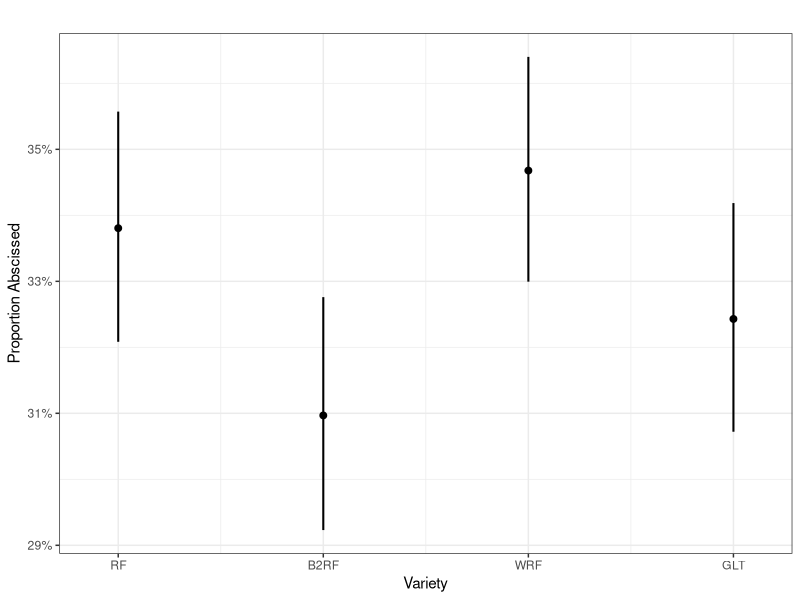
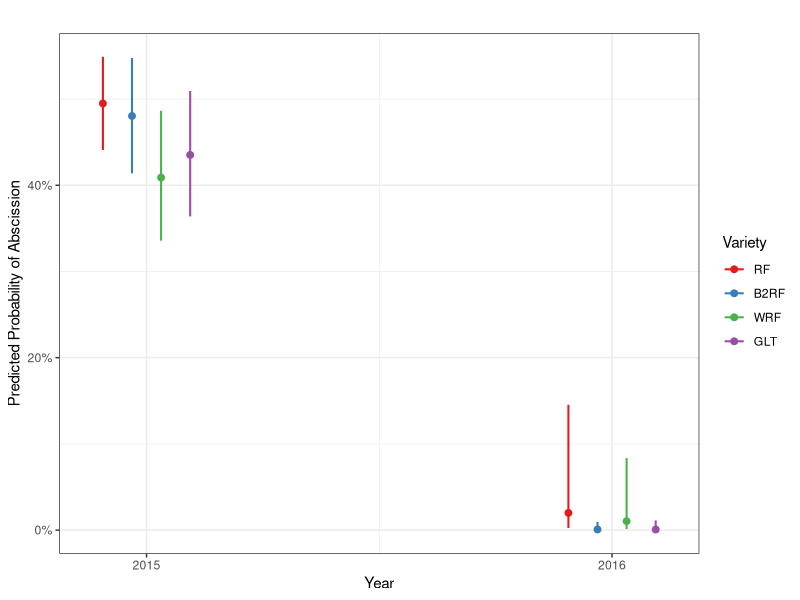

Reproduce these figures in R, in order. (Note: this script raises an error after producing the figures.)
## ---- chunk 1
library(tidyverse)
library(ggeffects)
library(gridExtra)
knitr::opts_chunk$set(echo = TRUE, warning = FALSE)
## ---- chunk 2
trainPlot <- read_csv('../Data/train.csv') %>%
  filter(diameter > 0 & diameter < 3000) %>%
  mutate(
    var = factor(var, levels = c('RF', 'B2RF', 'WRF', 'GLT')), 
    year = as.factor(year), 
    rep = as.factor(rep), 
    abscissed = as.factor(abscissed)
  ) %>%
  drop_na()

logPlot <- glm(
  abscissed ~ var + diameter + year + sepal + bract + bollWall + ovaryHolesCount + ovaryHolesSum + 
    var:year + var:diameter + var:sepal + var:bract + var:bollWall + var:ovaryHolesSum + 
    diameter:bollWall + diameter:ovaryHolesCount + 
    year:sepal + year:bract + year:ovaryHolesCount + year:ovaryHolesSum + 
    I(diameter^2) + I(bract^2) + I(bollWall^2) + I(ovaryHolesCount^2) + I(ovaryHolesSum^2),
  data = trainPlot,
  family = "binomial"
)

summary(logPlot)
## ---- chunk 3
# abscission by variety
varPlot <- glm(
  abscissed ~ var,
  data = trainPlot,
  family = "binomial"
)

varCI <- varPlot %>% 
  ggeffect(terms = "var") %>% plot() +
  labs(
    x = "Variety", 
    y = "Proportion Abscissed", 
    title = "",
  ) + theme_bw()
ggsave("../plots/var_basic_summary.png", plot = varCI, width = 8, height = 6)


# damage levels by variety
p1 <- lm(bract ~ var, data = trainPlot) %>% 
  ggeffect(terms = "var") %>% plot() +
  labs(y = "Bract", x = "Variety", title='Bract Damage') +
  theme_bw()

p2 <- lm(sepal ~ var, data = trainPlot) %>% 
  ggeffect(terms = "var") %>% plot() +
  labs(y = "Sepal", x = "Variety", title='Sepal Damage') +
  theme_bw()

p3 <- lm(bollWall ~ var, data = trainPlot) %>% 
  ggeffect(terms = "var") %>% plot() +
  labs(y = "Boll Wall", x = "Variety", title='Boll Wall Damage') +
  theme_bw()

p4 <- lm(ovaryHolesSum ~ var, data = trainPlot) %>% 
  ggeffect(terms = "var") %>% plot() +
  labs(y = "Ovary Holes Sum", x = "Variety", title='Sum of Ovary Holes Damage') +
  theme_bw()

g <- arrangeGrob(p1, p2, p3, p4)
ggsave("../plots/var_dmg_summary.png", g, width = 12, height = 9)
## ---- chunk 4
# variety by year
var_year <- ggeffect(logPlot, c("year", "var")) %>% plot() +
  labs(x = "Year", y = "Predicted Probability of Abscission", 
       colour = "Variety", title = '') +
  theme_bw()
ggsave("../plots/var_year.png", var_year, width = 8, height = 6)

# variety by diameter
var_diam <- ggeffect(logPlot, c("diameter [all]", "var")) %>% plot(add.data = TRUE) +
  labs(x = "Diameter", y = "Predicted Probability of Abscission", 
       colour = "Variety", title = '') +
  theme_bw()
ggsave('../plots/var_diam.png', var_diam, width = 8, height = 6)

# variety by sepal
var_sepal <- ggeffect(logPlot, c("sepal [all]", "var")) %>% plot(add.data = TRUE) +
  labs(x = "Sepal", y = "Predicted Probability of Abscission", 
       colour = "Variety", title = 'Sepal') +
  theme_bw()

# variety by bract
var_bract <- ggeffect(logPlot, c("bract [all]", "var")) %>% plot(add.data = TRUE) +
  labs(x = "Bract", y = "Predicted Probability of Abscission", 
       colour = "Variety", title = 'Bract') +
  theme_bw()

# variety by bollWall
var_boll <- ggeffect(logPlot, c("bollWall [all]", "var")) %>% plot(add.data = TRUE) +
  labs(x = "Boll Wall (truncated)", y = "Predicted Probability of Abscission", 
       colour = "Variety", title = 'Boll Wall') +
  scale_x_continuous(limits = c(0, 100)) +
  theme_bw()

# variety by ovaryHolesSum
var_ovary <- ggeffect(logPlot, c("ovaryHolesSum [all]", "var")) %>% plot(add.data = TRUE) +
  labs(x = "Sum of Ovary Holes", y = "Predicted Probability of Abscission", 
       colour = "Variety", title = 'Sum of Ovary Holes') +
  theme_bw()

var_ints <- arrangeGrob(var_sepal, var_bract, var_boll, var_ovary)
ggsave("../plots/var_grid.png", var_ints, width = 12, height = 9)
## ---- chunk 5
# diameter by bollWall
diam_boll <- ggeffect(logPlot, c("diameter [all]", "bollWall [0,5,10]")) %>% plot(add.data = TRUE) +
  labs(x = "Diameter", y = "Predicted Probability of Abscission", 
       colour = "Boll Wall Damage", title = 'Boll Wall') +
  theme_bw()

# diameter by ovaryHolesCount
diam_ovary <- ggeffect(logPlot, c("diameter [all]", "ovaryHolesCount[0,2,4]")) %>% plot(add.data = TRUE) +
  labs(x = "Diameter", y = "Predicted Probability of Abscission", 
       colour = "Num. Ovary Holes", title = 'Num. Ovary Holes') +
  theme_bw()

diam_ints <- arrangeGrob(diam_boll, diam_ovary)
ggsave("../plots/diam_grid.png", diam_ints, width = 12, height = 9)
## ---- chunk 6
# year by sepal
year_sepal <- ggeffect(logPlot, c("sepal [all]", "year")) %>% plot(add.data = TRUE) +
  labs(x = "Sepal", y = "Predicted Probability of Abscission",
       colour = "Year", title = 'Sepal') +
  theme_bw()

# year by bollWall
# NOT SIGNIFICANT
year_boll <- ggeffect(logPlot, c("bollWall [all]", "year")) %>% plot(add.data = TRUE) +
  labs(x = "Boll Wall", y = "Predicted Probability of Abscission",
       colour = "Year", title = 'Boll Wall') +
  theme_bw()

# year by bract
year_bract <- ggeffect(logPlot, c("bract [all]", "year")) %>% plot(add.data = TRUE) +
  labs(x = "Bract", y = "Predicted Probability of Abscission",
       colour = "Year", title = 'Bract') +
  theme_bw()

# year by ovaryHolesSum
year_ovarySum <- ggeffect(logPlot, c("ovaryHolesSum [all]", "year")) %>% plot(add.data = TRUE) +
  labs(x = "Sum of Ovary Holes", y = "Predicted Probability of Abscission",
       colour = "Year", title = 'Sum of Ovary Holes') +
  theme_bw()

# year by ovaryHolesCount
year_ovaryCount <- ggeffect(logPlot, c("ovaryHolesCount [all]", "year")) %>% plot() +
  labs(x = "Num. Ovary Holes", y = "Predicted Probability of Abscission",
       colour = "Year", title = 'Num. Ovary Holes') +
  theme_bw()

year_ints <- arrangeGrob(year_sepal, year_bract, year_ovarySum, year_ovaryCount)
ggsave("../plots/year_grid.png", year_ints, width = 12, height = 9)
